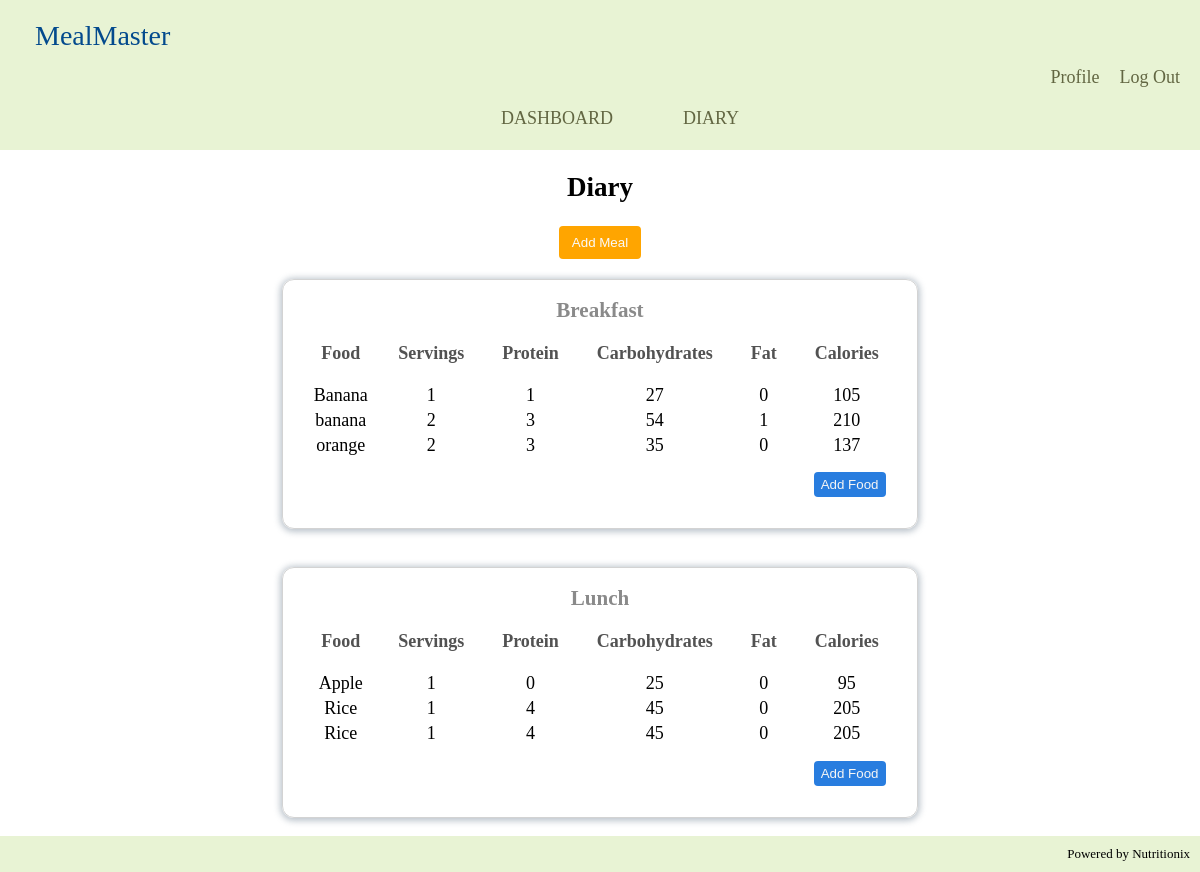
The page /diary (signed in) on the database as committed earlier.
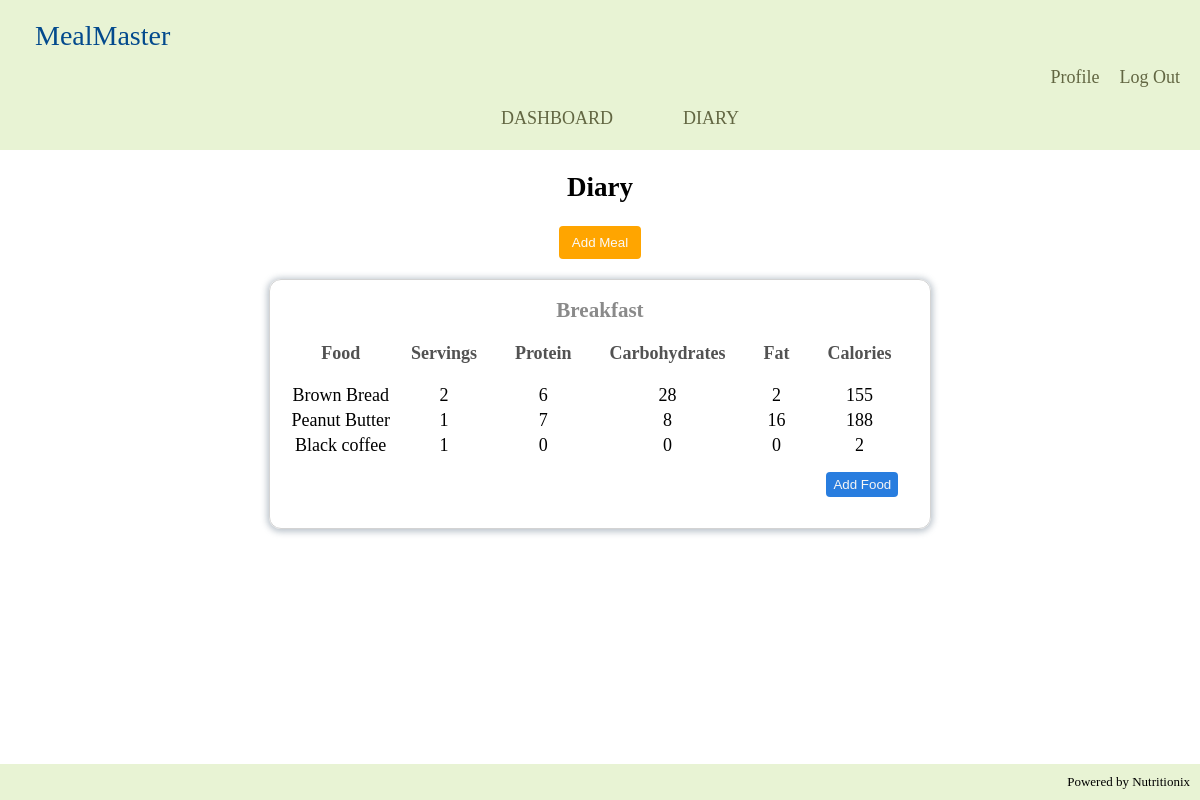
The same page on the database as committed later.
### tables this page shows
CREATE TABLE meals (meal_id integer primary key, meal_name text collate nocase unique not null, username text not null, foreign key (username) references users(username));

CREATE TABLE foods (food_id INTEGER PRIMARY KEY, food_name TEXT COLLATE NOCASE NOT NULL, servings INTEGER NOT NULL, calories INTEGER, protein INTEGER, carbohydrates INTEGER, fat INTEGER, meal_id INTEGER, FOREIGN KEY (meal_id) REFERENCES meals(meal_id));

### app.py (the view)
@app.route("/diary")
@login_required
def diary():
    current_user = session['username']
    try:
        conn, cursor = connect_to_db()
        cursor.execute("SELECT * from meals WHERE username  = ?", (session['username'],))
        records = cursor.fetchall()
        meal_columns = [column[0] for column in cursor.description]
        meals = [dict(zip(meal_columns, record)) for record in records]
        for meal in meals:
            cursor.execute("SELECT * FROM foods WHERE meal_id = ?", (meal['meal_id'],))
            food_records = cursor.fetchall()
            food_columns = [column[0] for column in cursor.description]
            meal['foods'] = [dict(zip(food_columns, record)) for record in food_records]
        print(meal_columns, meals)
    except sqlite3.Error as e:
        flash("Error fetching meals")
        print("Error in db while fetching meals -", e)
    finally:
        conn.close()
    return render_template("diary.html", current_user=current_user, meals=meals)

### app.py (called while the page is built)
def connect_to_db():
    conn = sqlite3.connect('database.db')
    cursor = conn.cursor()
    return conn, cursor

def login_required(f):
    @wraps(f)
    def decorated_function(*args, **kwargs):
        if 'username' not in session:
            return redirect(url_for('unauthorized'))
        return f(*args, **kwargs)
    return decorated_function

### templates/diary.html (shortened to what this page needs)
{% extends "layout.html" %}
{% block link_styles %}
<link rel="stylesheet" href="/static/diary.css">
{% endblock %}
{% block main %}
<section class="diary-section">
    <h2>Diary</h2>
    <form action="/add_meal" method="POST" id="add-meal-form">
        <button type="button" id="add-meal-btn">Add Meal</button>
    </form>
    {% if meals %}
        {% for meal in meals %}
            <div class="meal-tables-container">
                <div class="meal-table-box">
                    <table class="meal-table">
                        <h3 class="meal-table-name"> {{ meal['meal_name'] }} </h3>
                        <thead>
                            <tr>
                                <th>Food</th>
                                <th>Servings</th>
                                <th>Protein</th>
                                <th>Carbohydrates</th>
                                <th>Fat</th>
                                <th>Calories</th>
                            </tr>
                        </thead>
                        <tbody>
                            {% for food in meal['foods'] %}
                                <tr>
                                    <td>{{ food['food_name'] }}</td>
                                    <td>{{ food['servings'] }}</td>
                                    <td>{{ food['protein'] }}</td>
                                    <td>{{ food['carbohydrates'] }}</td>
                                    <td>{{ food['fat'] }}</td>
                                    <td>{{ food['calories'] }}</td>
                                </tr>
                            {% endfor %}
                        </tbody>
                    </table>
                    <button class="add-food-btn">Add Food</button>
                </div>
            </div>
        {% endfor %}
    {% endif %}
{% endblock %}

### templates/layout.html (shortened to what this page needs)
<!DOCTYPE html>
<html lang="en">
<head>
    <link rel="stylesheet" href="/static/header.css">
    <link rel="stylesheet" href="/static/general.css">
    {% block link_styles %} {% endblock %}
</head>
<body>
    <header class="main-header">
        <div class="header-logo">
            MealMaster
        </div>
        <div class="nav-section">
            {% if current_user %}
                <div class="nav-right">
                    <ul>
                        <li><a href="/profile">Profile</a></li>
                        <li><a href="/logout">Log Out</a></li>
                    </ul>
                </div>
                <div class="nav-bar">
                    <ul>
                        <li><a href="/dashboard">DASHBOARD</a></li>
                        <li><a href="/diary">DIARY</a></li>
                    </ul>
                </div>
            {% endif %}
        </div>
    </header>
    <main>
        {% block main %}{% endblock %}
    </main>
    <footer>
        Powered by Nutritionix
    </footer>
</body>
</html>

### static/header.css (style rules this page uses)
.main-header { display: flex; flex-direction: column; width: 100%; background-color:rgb(232, 243, 212); min-height: 150px; }
.header-logo { margin-left: 30px; margin-top: 15px; padding: 5px; font-size: 28px; font-family:Georgia, 'Times New Roman', Times, serif; font-weight: 500; color: rgb(3, 74, 141); }
.nav-section { display: flex; flex-direction: column; cursor: pointer; color:rgb(98, 102, 66); }
.nav-section div li { border-radius: 4px; }
.nav-right { align-self: flex-end; }
.nav-right ul { list-style: none; display: flex; margin: 0 10px 0 0; }
.nav-right li { padding: 10px; }
.nav-bar { align-self: center; }
.nav-bar ul { list-style: none; display: flex; margin: 0; }
.nav-bar li { padding: 10px 35px; }

### static/general.css (style rules this page uses)
body { margin: 0; padding: 0; font-size: 18px; display: flex; flex-direction: column; min-height: 100vh; }
main { position: relative; flex: 1; display: flex; max-width: 100%; flex-direction: column; align-items: center; }
footer { flex-shrink: 0; background-color:rgb(232, 243, 212); padding: 10px; margin-top: auto; display: flex; justify-content: end; font-size: small; }
a { text-decoration: none; color: inherit; }

### static/diary.css (style rules this page uses)
.diary-section { display: flex; flex-direction: column; align-items: center; }
#add-meal-form { display: flex; flex-direction: column; align-items: center; }
#add-meal-btn { padding: 9px 13px; border: 0; border-radius: 4px; background-color: orange; color: rgb(250, 250, 250); cursor: pointer; transition-duration: 0.15s; }
.meal-tables-container { display: flex; margin-top: 20px; }
.meal-table-box { display: flex; flex-direction: column; align-items: center; padding: 1em; border: 1px solid lightgrey; border-radius: 12px; box-shadow: 0 1px 6px 2px rgba(119, 136, 153, 0.486); margin-bottom: 1em; }
.meal-table-name { margin: 0; color: #8a8a8a; }
.meal-table { flex-grow: 1; }
.meal-table th { font-weight: 600; color: #525252; padding: 1em; }
.meal-table tr { padding: 1em }
.meal-table td { text-align: center; }
.add-food-btn { align-self: flex-end; padding: 5px 7px; margin: 1em; border: 0; border-radius: 4px; background-color: rgb(40, 125, 223); color: whitesmoke; cursor: pointer; }

Rows that differ between the two databases and show on the page:
removed foods: food_name "orange", servings "2", protein "3", carbohydrates "35", fat "0", calories "137"
removed meals: meal_name "Lunch", foods (food_name "Apple", servings "1", protein "0", carbohydrates "25", fat "0", calories "95")
removed foods: food_name "Rice", servings "1", protein "4", carbohydrates "45", fat "0", calories "205", shown under "Lunch"
removed foods: food_name "Rice", servings "1", protein "4", carbohydrates "45", fat "0", calories "205", shown under "Lunch"
changed meals "Breakfast": gains foods (food_name "Peanut Butter", servings "1", protein "7", carbohydrates "8", fat "16", calories "188")
changed foods: food_name "Banana" → "Brown Bread"; servings "1" → "2"; protein "1" → "6"; carbohydrates "27" → "28"; fat "0" → "2"; calories "105" → "155"
changed foods: food_name "banana" → "Black coffee"; servings "2" → "1"; protein "3" → "0"; carbohydrates "54" → "0"; fat "1" → "0"; calories "210" → "2"
